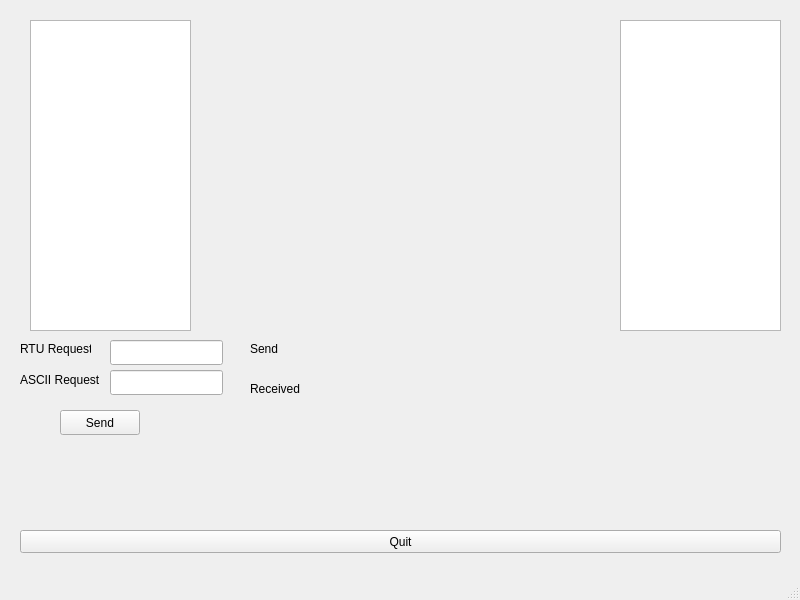
<?xml version="1.0" encoding="UTF-8"?>
<ui version="4.0">
 <class>MainWindow</class>
 <widget class="QMainWindow" name="MainWindow">
  <property name="geometry">
   <rect>
    <x>0</x>
    <y>0</y>
    <width>800</width>
    <height>600</height>
   </rect>
  </property>
  <property name="windowTitle">
   <string>MainWindow</string>
  </property>
  <widget class="QWidget" name="centralwidget">
   <widget class="QPushButton" name="quitButton">
    <property name="geometry">
     <rect>
      <x>20</x>
      <y>530</y>
      <width>761</width>
      <height>23</height>
     </rect>
    </property>
    <property name="text">
     <string>Quit</string>
    </property>
   </widget>
   <widget class="QTableWidget" name="master">
    <property name="geometry">
     <rect>
      <x>30</x>
      <y>20</y>
      <width>161</width>
      <height>311</height>
     </rect>
    </property>
   </widget>
   <widget class="QTableWidget" name="slave1">
    <property name="geometry">
     <rect>
      <x>620</x>
      <y>20</y>
      <width>161</width>
      <height>311</height>
     </rect>
    </property>
   </widget>
   <widget class="QPushButton" name="sendButton">
    <property name="geometry">
     <rect>
      <x>60</x>
      <y>410</y>
      <width>80</width>
      <height>25</height>
     </rect>
    </property>
    <property name="text">
     <string>Send</string>
    </property>
   </widget>
   <widget class="QLineEdit" name="RTUreq">
    <property name="geometry">
     <rect>
      <x>110</x>
      <y>340</y>
      <width>113</width>
      <height>25</height>
     </rect>
    </property>
   </widget>
   <widget class="QLineEdit" name="ASCIIreq">
    <property name="geometry">
     <rect>
      <x>110</x>
      <y>370</y>
      <width>113</width>
      <height>25</height>
     </rect>
    </property>
   </widget>
   <widget class="QLabel" name="labeRTU">
    <property name="geometry">
     <rect>
      <x>20</x>
      <y>340</y>
      <width>71</width>
      <height>17</height>
     </rect>
    </property>
    <property name="text">
     <string>RTU Request</string>
    </property>
   </widget>
   <widget class="QLabel" name="labelASCII">
    <property name="geometry">
     <rect>
      <x>20</x>
      <y>370</y>
      <width>81</width>
      <height>20</height>
     </rect>
    </property>
    <property name="text">
     <string>ASCII Request</string>
    </property>
   </widget>
   <widget class="QLabel" name="labelReq">
    <property name="geometry">
     <rect>
      <x>320</x>
      <y>340</y>
      <width>311</width>
      <height>21</height>
     </rect>
    </property>
    <property name="font">
     <font>
      <pointsize>14</pointsize>
     </font>
    </property>
    <property name="text">
     <string/>
    </property>
   </widget>
   <widget class="QLabel" name="labelSend">
    <property name="geometry">
     <rect>
      <x>250</x>
      <y>340</y>
      <width>52</width>
      <height>17</height>
     </rect>
    </property>
    <property name="text">
     <string>Send</string>
    </property>
   </widget>
   <widget class="QLabel" name="labelResp">
    <property name="geometry">
     <rect>
      <x>320</x>
      <y>380</y>
      <width>311</width>
      <height>21</height>
     </rect>
    </property>
    <property name="font">
     <font>
      <pointsize>14</pointsize>
     </font>
    </property>
    <property name="text">
     <string/>
    </property>
   </widget>
   <widget class="QLabel" name="label">
    <property name="geometry">
     <rect>
      <x>250</x>
      <y>380</y>
      <width>52</width>
      <height>17</height>
     </rect>
    </property>
    <property name="text">
     <string>Received</string>
    </property>
   </widget>
  </widget>
  <widget class="QMenuBar" name="menubar">
   <property name="geometry">
    <rect>
     <x>0</x>
     <y>0</y>
     <width>800</width>
     <height>22</height>
    </rect>
   </property>
  </widget>
  <widget class="QStatusBar" name="statusbar"/>
 </widget>
 <resources/>
 <connections/>
</ui>
